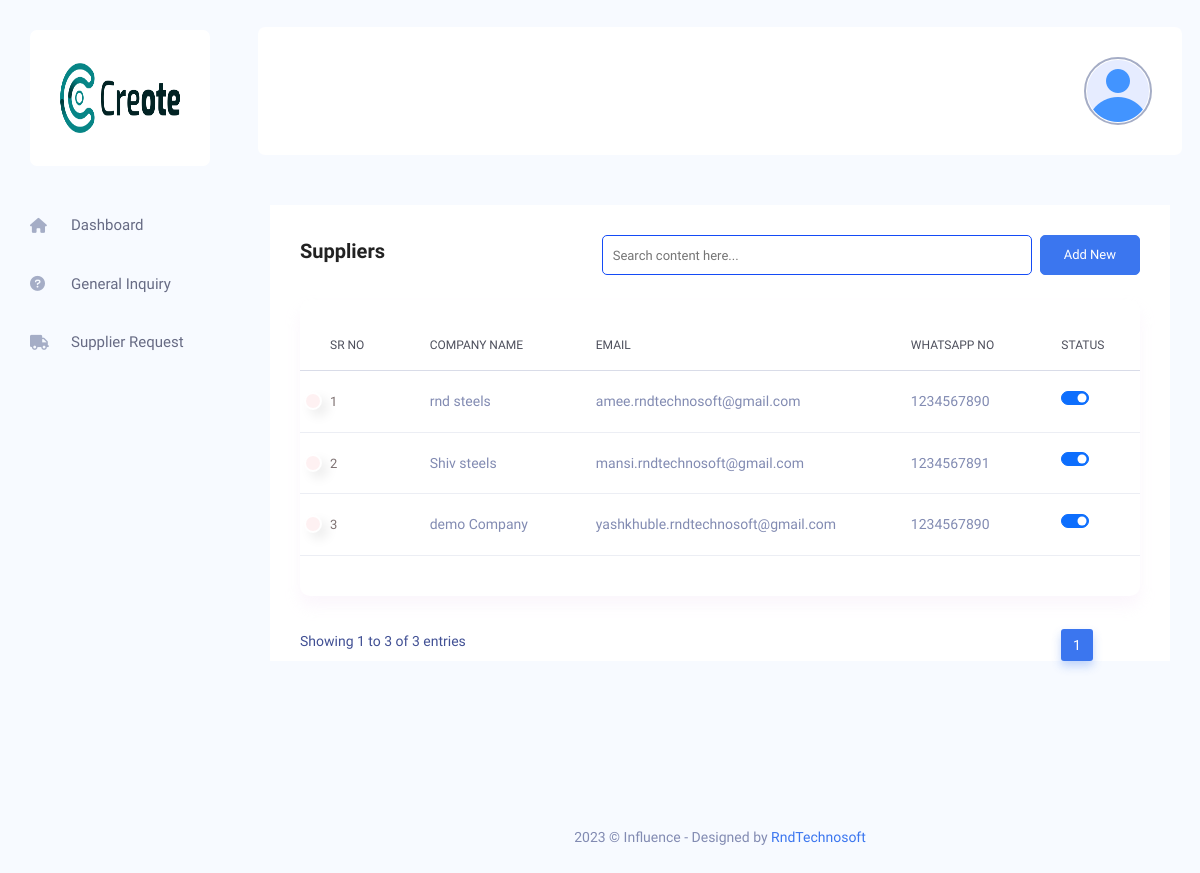
The app's page /admin/manage-supplier.php (signed in) with its own data.
### tables this page shows
CREATE TABLE `tbl_footer_setting` (
  `id` int(11) UNSIGNED NOT NULL,
  `name` varchar(190) NOT NULL,
  `logo` varchar(190) NOT NULL,
  `alt_tag` varchar(191) NOT NULL,
  `background_image` text NOT NULL,
  `alt_tag1` varchar(191) NOT NULL,
  `about_us_des` varchar(250) NOT NULL,
  `facebook_link` varchar(191) NOT NULL,
  `twitter_link` varchar(191) NOT NULL,
  `instagram_link` varchar(191) NOT NULL,
  `youtube_link` varchar(191) NOT NULL,
  `create_at` timestamp NOT NULL DEFAULT current_timestamp(),
  `update_at` timestamp NULL DEFAULT NULL ON UPDATE current_timestamp()
);

CREATE TABLE `tbl_supplier` (
  `id` int(11) UNSIGNED NOT NULL,
  `name` text DEFAULT NULL,
  `company_name` varchar(190) NOT NULL,
  `email` varchar(190) NOT NULL,
  `phone_no` int(10) NOT NULL,
  `whatsapp_no` int(10) NOT NULL,
  `address` text NOT NULL,
  `gst_number` varchar(100) NOT NULL,
  `description` text DEFAULT NULL,
  `file_pdf` text DEFAULT NULL,
  `status_id` int(11) NOT NULL DEFAULT 2,
  `verified` int(11) NOT NULL DEFAULT 0,
  `password` int(11) NOT NULL,
  `created_at` timestamp NOT NULL DEFAULT current_timestamp(),
  `updated_at` timestamp NULL DEFAULT NULL ON UPDATE current_timestamp()
);

### admin/manage-supplier.php (the view, shortened to what this page needs)
<?php
include 'includes/header.php';
?>
<?php
include 'includes/side-bar.php';
?>
<?php include 'includes/top-bar.php';
?>
<div class="main_content_iner ">
    <div class="container-flsid plr_30 body_white_bg pt_30">
        <div class="row justify-content-center">
            <div class="col-12">
                <div class="QA_section">
                    <div class="white_box_tittle list_header">
                        <h4>Suppliers</h4>
                        <div class="box_right d-flex lms_block">
                            <div class="serach_field_2">
                                <div class="search_inner">
                                    <div class="search_field">
                                        <input type="text" placeholder="Search content here..." class="search-table-data">
                                    </div>
                                </div>
                            </div>
                            <div class="add_button ms-2">
                                <a href="add-supplier.php" class="btn_1">Add New</a>
                            </div>
                        </div>
                    </div>
                    <div class="QA_table ">
                        <table class="table lms_table_active">
                            <thead>
                                <tr>
                                    <th scope="col">Sr No</th>
                                    <th scope="col">Company Name</th>
                                    <th scope="col">Email</th>
                                    <th scope="col">Whatsapp No</th>
                                    <th scope="col">Status</th>
                                </tr>
                            </thead>
                            <tbody>
                                <?php
                                $sql = 'SELECT tbl_supplier.*, tbl_supplier.id as sid
                                from tbl_supplier
                                JOIN tbl_supplier_status on tbl_supplier.status_id = tbl_supplier_status.id ORDER BY verified';
                                $result = mysqli_query($conn, $sql);
                                if (mysqli_num_rows($result) > 0) {
                                    $cno = 1;
                                    while ($row = mysqli_fetch_assoc($result)) {
                                ?>
                                        <tr>
                                            <th scope="row"> <a href="#" class="question_content"><?php echo $cno ?></a></th>
                                            <td><?php echo $row['company_name'] ?></td>
                                            <td><?php echo $row['email']  ?></td>
                                            <td><?php echo $row['whatsapp_no']  ?></td>
                                            <td>
                                                <div class="form-check form-switch">
                                                    <input class="form-check-input" <?php if ($row['status_id'] == 1) {
                                                                                        echo "checked";
                                                                                    } ?> type="checkbox" role="switch" id="status" onclick="toggleStatus('tbl_supplier','status_id',<?php echo $row['sid']; ?>);">
                                                </div>
                                            </td>
                                        </tr>
                                <?php
                                        $cno++;
                                    }
                                } ?>
                            </tbody>
                        </table>
                    </div>
                </div>
            </div>
        </div>
    </div>
</div>
<?php
include 'includes/footer.php';
?>

### admin/includes/side-bar.php (shortened to what this page needs)
<?php
$select = "SELECT * FROM tbl_footer_setting WHERE id = 1";
$footerl = mysqli_query($conn, $select);
$sidebarlogo = mysqli_fetch_assoc($footerl);
?>
<nav class="sidebar">
    <div class="logo d-flex justify-content-between">
        <a href="home.php"><img src="./images/footer/<?php echo $sidebarlogo['logo']; ?>" height="70" width="70" alt="<?php echo $sidebarlogo['alt_tag']; ?>"></a>
    </div>
    <ul id="sidebar_menu">
        <li class="">
            <a class="" href="home.php" aria-expanded="false">
               <i class="fa-solid fa-house"></i>
                <span>Dashboard</span>
            </a>
        </li>
         <li class="">
            <a class="" href="manage-general-inquiry.php" aria-expanded="false">
                <i class="fa-solid fa-circle-question"></i>
                <span>General Inquiry</span>
            </a>
        </li>
         <li class="">
            <a class="" href="manage-supplier-request.php" aria-expanded="false">
                <i class="fas fa-truck"></i>
                <span>Supplier Request</span>
            </a>
        </li>
    </ul>
</nav>

### admin/assets/css/custome.css (style rules this page uses)
.serach_field_2 .search_inner input { color: #000; font-size: 13px; height: 40px; width: 100%; border-radius: 5px; padding-left: 10px !important; border: 1px solid #144bf6; padding-right: 15px; }

### records on screen
tbl_footer_setting: logo (placeholder picture)
tbl_supplier: company_name "rnd steels", email "amee.rndtechnosoft@gmail.com", whatsapp_no "1234567890", status_id "☑"
tbl_supplier: company_name "Shiv steels", email "mansi.rndtechnosoft@gmail.com", whatsapp_no "1234567891", status_id "☑"
tbl_supplier: company_name "demo Company", email "yashkhuble.rndtechnosoft@gmail.com", whatsapp_no "1234567890", status_id "☑"
